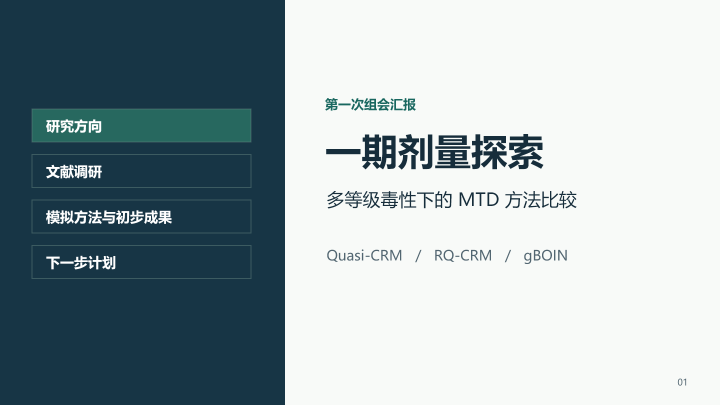
#> input picture rmd/.dose-build/slide-01.png, 1440 x 810 px (shown at 1/2 size); its folder holds 4 pictures in this run
$ python contact.py
#> lines starting #> are read from the running program, lines starting #| are printed output that depends on the picture
from PIL import Image
import glob
files=sorted(glob.glob('.dose-build/slide-*.png'))
sheet=Image.new('RGB',(1440,5*280),'#dce5e0')
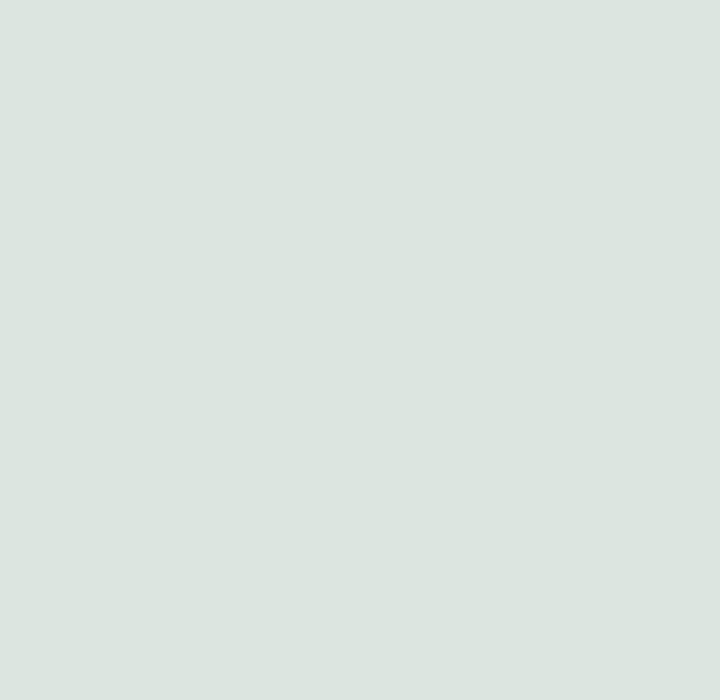
#> sheet: PIL image 1440x1400 RGB (shown at 1/2 size); mean R, G, B 220, 229, 224
for i,f in enumerate(files):
 im=Image.open(f).convert('RGB')
 im.thumbnail((468,265))
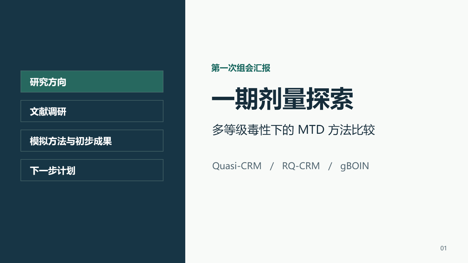
#> im: PIL image 468x263 RGB; mean R, G, B 156.6, 170.8, 175.5
 sheet.paste(im,((i%3)*480+6,(i//3)*280+6))
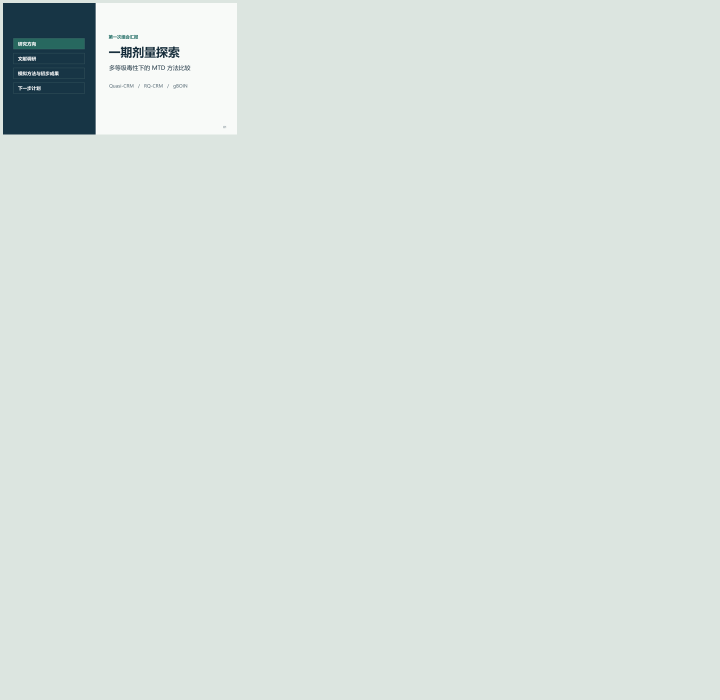
#> sheet: PIL image 1440x1400 RGB (shown at 1/2 size); mean R, G, B 216.1, 225.4, 221
#> pass 2 of the loop `for i,f in enumerate(files):`:
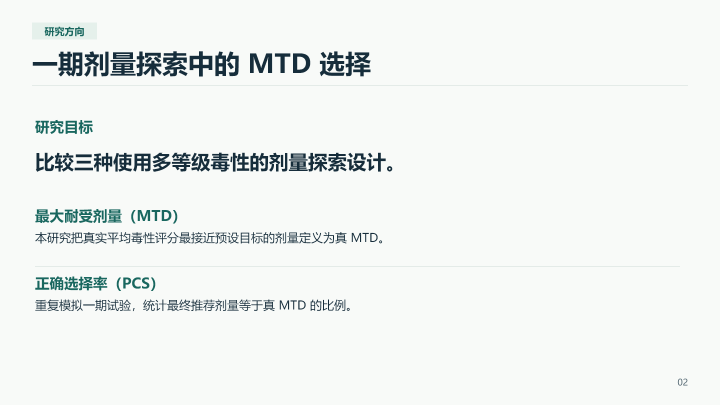
#> input picture rmd/.dose-build/slide-02.png, 1440 x 810 px (shown at 1/2 size)
#> `im.thumbnail((468,265))`:
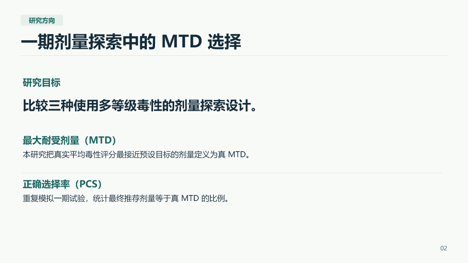
#> im: PIL image 468x263 RGB; mean R, G, B 238.9, 242.2, 240.6
#> `sheet.paste(im,((i%3)*480+6,(i//3)*280+6))`:
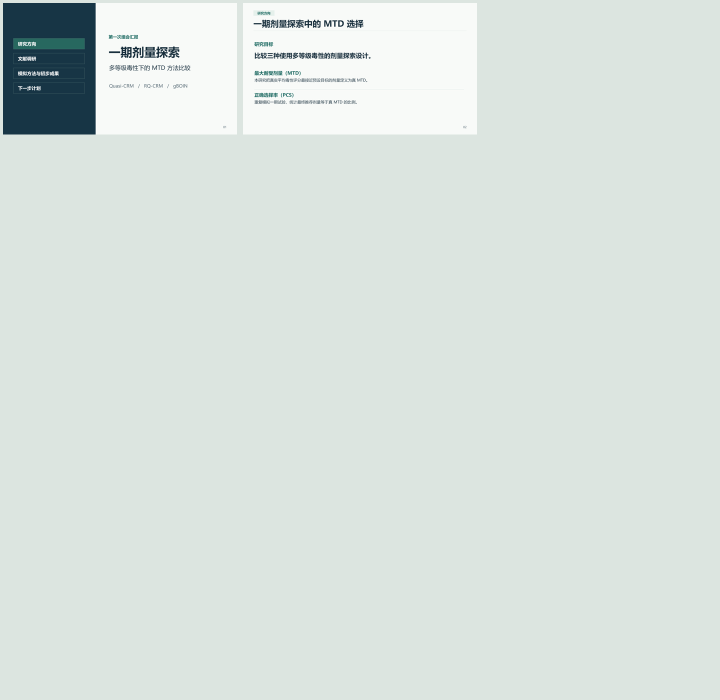
#> sheet: PIL image 1440x1400 RGB (shown at 1/2 size); mean R, G, B 217.3, 226.2, 222.1
#> pass 3 of the loop `for i,f in enumerate(files):`:
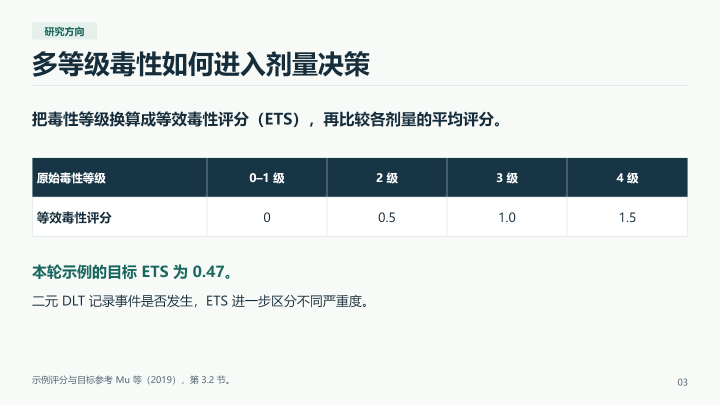
#> input picture rmd/.dose-build/slide-03.png, 1440 x 810 px (shown at 1/2 size)
#> `im.thumbnail((468,265))`:
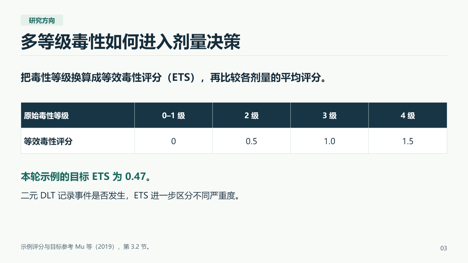
#> im: PIL image 468x263 RGB; mean R, G, B 221.2, 226.5, 226.7
#> `sheet.paste(im,((i%3)*480+6,(i//3)*280+6))`:
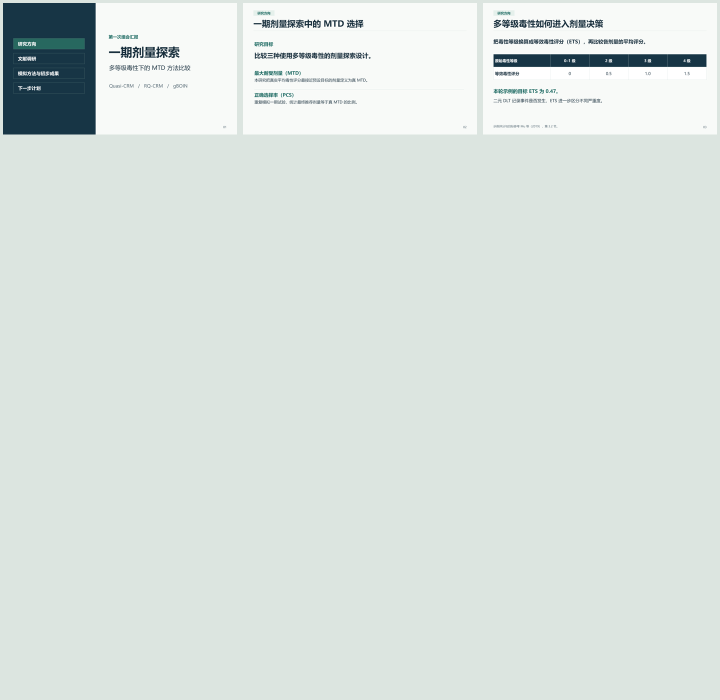
#> sheet: PIL image 1440x1400 RGB (shown at 1/2 size); mean R, G, B 217.4, 226.1, 222.2
#> the loop made 4 passes; the first 3 are shown
sheet.save('.dose-build/contact.png')
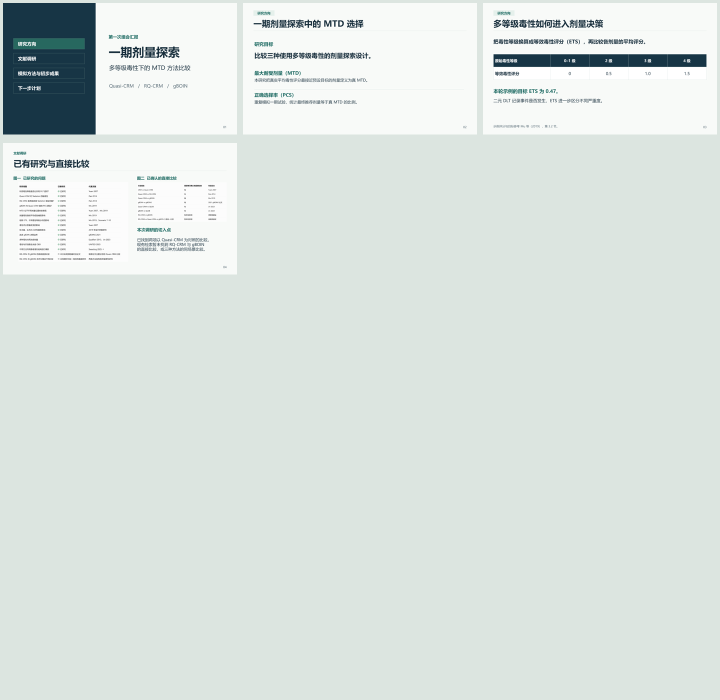
#> saved as contact.png: PIL image 1440x1400 RGB (shown at 1/2 size); mean R, G, B 218.6, 226.9, 223.3
import fitz
#> (the run stopped early here; a loop or call above may not have finished)
